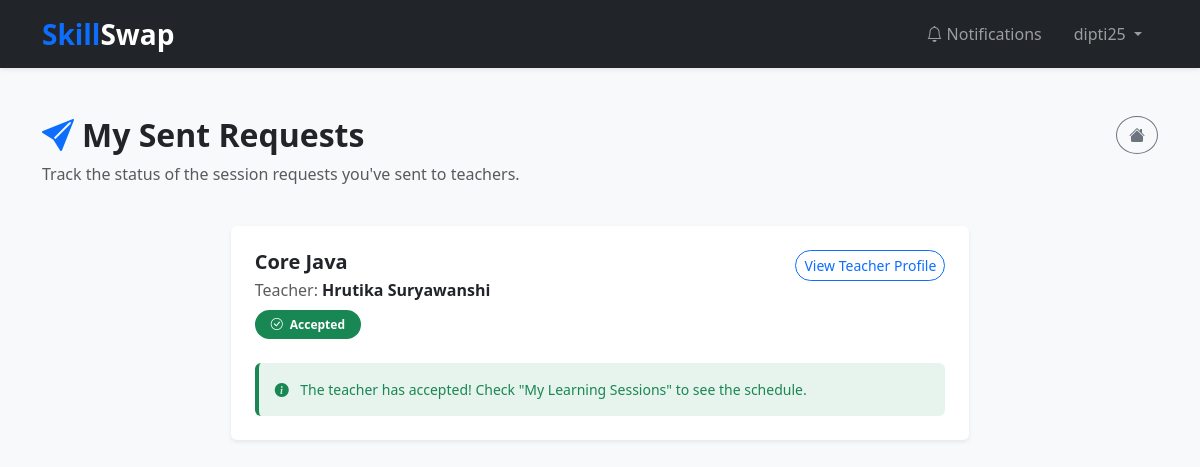
Screenshot of /skills/my-requests/ (signed in) with the database file from the repository.
### skills/models.py (models this page shows, shortened)
class Match(models.Model):
    STATUS_CHOICES = (
        ("AVAILABLE", "Available"),
        ("PENDING", "Pending"),
        ("ACCEPTED", "Accepted"),
        ("REJECTED", "Rejected"),
    )
    learner = models.ForeignKey(User, on_delete=models.CASCADE, related_name="learner_matches")
    teacher = models.ForeignKey(User, on_delete=models.CASCADE, related_name="teacher_matches")
    skill = models.ForeignKey(Skill, on_delete=models.CASCADE)
    status = models.CharField(max_length=15, choices=STATUS_CHOICES, default="AVAILABLE")
    created_at = models.DateTimeField(auto_now_add=True)
    reject_reason = models.TextField(blank=True, null=True)

class Skill(models.Model):
    name = models.CharField(max_length=100, unique=True)
    def __str__(self):
        return self.name

### skills/views.py (the view)
# urls.py: path("my-requests/", views.my_requests, name="my_requests"),
@login_required
def my_requests(request):
    requests_list = Match.objects.filter(
        learner=request.user
    ).order_by("-created_at")
    return render(
        request,
        "skills/my_requests.html",
        {"requests": requests_list},
    )

### templates/skills/my_requests.html (shortened to what this page needs)
{% extends "base.html" %}
{% block content %}
<div class="row mb-4">
    <div class="col">
        <h2 class="fw-bold"><i class="bi bi-send-fill text-primary me-2"></i>My Sent Requests</h2>
        <p class="text-muted">Track the status of the session requests you've sent to teachers.</p>
    </div>
    <div class="col-auto">
        <a href="{% url 'dashboard' %}" class="btn btn-outline-secondary rounded-circle" title="Go to Dashboard">
            <i class="bi bi-house-fill"></i>
        </a>
    </div>
</div>
{% if requests %}
<div class="row g-3">
    {% for r in requests %}
    <div class="col-12 col-lg-8 mx-auto">
        <div class="card border-0 shadow-sm mb-3">
            <div class="card-body p-4">
                <div class="d-md-flex justify-content-between align-items-start">
                    <div>
                        <h5 class="fw-bold text-dark mb-1">{{ r.skill }}</h5>
                        <p class="mb-2">
                            <span class="text-muted">Teacher:</span>
                            <span class="fw-semibold">
                                {% if r.teacher.first_name %}
                                    {{ r.teacher.first_name }} {{ r.teacher.last_name }}
                                {% else %}
                                    {{ r.teacher.username }}
                                {% endif %}
                            </span>
                        </p>
                        <div class="mt-2">
                            {% if r.status == "PENDING" %}
                                <span class="badge rounded-pill bg-warning text-dark px-3 py-2">
                                    <i class="bi bi-clock-history me-1"></i> Pending Review
                                </span>
                            {% elif r.status == "ACCEPTED" or r.status == "SCHEDULED" %}
                                <span class="badge rounded-pill bg-success px-3 py-2">
                                    <i class="bi bi-check-circle me-1"></i> Accepted
                                </span>
                            {% elif r.status == "REJECTED" %}
                                <span class="badge rounded-pill bg-danger px-3 py-2">
                                    <i class="bi bi-x-circle me-1"></i> Rejected
                                </span>
                            {% else %}
                                <span class="badge rounded-pill bg-secondary px-3 py-2">{{ r.status }}</span>
                            {% endif %}
                        </div>
                    </div>
                    <div class="mt-3 mt-md-0 text-md-end">
                        <a href="{% url 'view_teacher_profile' r.teacher.id %}" class="btn btn-sm btn-outline-primary rounded-pill">
                            View Teacher Profile
                        </a>
                    </div>
                </div>
                {% if r.status == "ACCEPTED" %}
                <div class="mt-4 p-3 bg-success bg-opacity-10 border-start border-success border-4 rounded text-success small">
                    <i class="bi bi-info-circle-fill me-2"></i> The teacher has accepted! Check "My Learning Sessions" to see the schedule.
                </div>
                {% endif %}
            </div>
        </div>
    </div>
    {% endfor %}
</div>
{% endif %}
{% endblock %}

### templates/base.html (shortened to what this page needs)
<!DOCTYPE html>
<html>
  <head>
    <link rel="stylesheet" href="https://cdn.jsdelivr.net/npm/bootstrap@5.3.2/dist/css/bootstrap.min.css" />
    <link rel="stylesheet" href="https://cdn.jsdelivr.net/npm/bootstrap-icons@1.11.1/font/bootstrap-icons.css">
  </head>
  <body class="bg-light">
    <nav class="navbar navbar-expand-lg navbar-dark bg-dark shadow-sm mb-5">
      <div class="container">
        <a class="navbar-brand fw-bold fs-3" href="/">
          <span class="text-primary">Skill</span>Swap
        </a>
        <div class="collapse navbar-collapse" id="navbarNav">
          <ul class="navbar-nav ms-auto align-items-lg-center">
            {% if request.user.is_authenticated %}
            <li class="nav-item">
              <a class="nav-link px-3" href="{% url 'my_notifications' %}">
                <i class="bi bi-bell"></i> Notifications
              </a>
            </li>
            <li class="nav-item dropdown px-lg-2">
              <a class="nav-link dropdown-toggle" href="#" role="button" data-bs-toggle="dropdown" aria-expanded="false">
                {{ request.user.username }}
              </a>
            </li>
            {% endif %}
          </ul>
        </div>
      </div>
    </nav>
    <div class="container">
        {% block content %}{% endblock %}
    </div>
  </body>
</html>

### rows the page displays
Match: skill "Core Java", teacher.first_name "Hrutika", teacher.last_name "Suryawanshi", status "ACCEPTED" (drawn), shows "The teacher has accepted! Check \"My Learning Sessions\" to see the schedule."

### other values shown
{{ request.user.username }} "dipti25"
